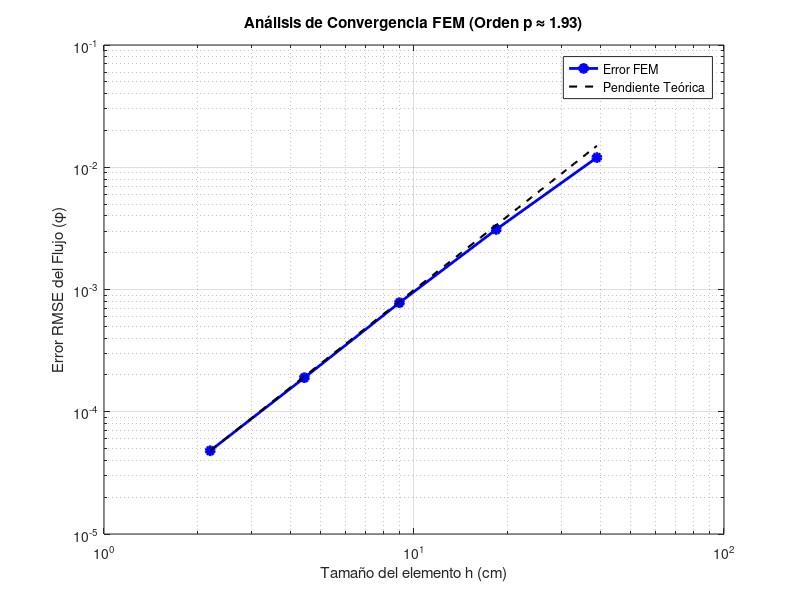

Recreate this plot in MATLAB. (Note: this script raises an error after producing the figure.)
%% 1. GRÁFICO DE CONVERGENCIA LOG-LOG (Ejemplo conceptual)
% Para esto, asume que has corrido tu FEM para distintas mallas y 
% has guardado los resultados en estos vectores:

N_dof_list = [10, 20, 40, 80, 160]; % Número de nodos/grados de libertad
L_reactor = 350; % Longitud total del reactor en cm
h_vals = L_reactor ./ (N_dof_list - 1); % Tamaño característico del elemento

% Supongamos que estos son los RMSE que obtuviste del Modo 1 para cada malla
rmse_vals = [1.2e-2, 3.1e-3, 7.8e-4, 1.9e-4, 4.8e-5]; 

% Calcular el orden de convergencia (pendiente de la recta log-log)
p_fit = polyfit(log(h_vals), log(rmse_vals), 1);
orden_p = p_fit(1);

figure('Name', 'Convergencia Espacial');
loglog(h_vals, rmse_vals, 'b-o', 'LineWidth', 2, 'MarkerFaceColor', 'b');
grid on;
xlabel('Tamaño del elemento h (cm)');
ylabel('Error RMSE del Flujo (\phi)');
title(sprintf('Análisis de Convergencia FEM (Orden p \\approx %.2f)', orden_p));

% Añadir una línea de referencia teórica (O(h^2))
hold on;
h_ref = linspace(min(h_vals), max(h_vals), 50);
error_ref = (rmse_vals(end)/h_vals(end)^2) * h_ref.^2; % Ajuste visual
loglog(h_ref, error_ref, 'k--', 'LineWidth', 1.5, 'DisplayName', 'Referencia O(h^2)');
legend('Error FEM', 'Pendiente Teórica', 'Location', 'best');


%% 2. DISTRIBUCIÓN ESPACIAL DEL ERROR (Caso 1G Heterogéneo - Modo 1)
% Asume que ya ejecutaste tu bucle y tienes phi_analitico_nodos y phi_numerico
modo_plot = 1; % Analizamos el modo fundamental

% Usamos la normalización que ya tienes en tu código
phi_ana_norm = phi_analitico_het{modo_plot}; 
phi_num_norm = problema.phi_inc(:, modo_plot) / max(abs(problema.phi_inc(:, modo_plot)));

% Interpolar la analítica fina a los nodos de la malla numérica
phi_ana_interp = interp1(linspace(0, L, 1000)', phi_ana_norm, x_nodos_het, 'linear', 'extrap');

% Calcular el error absoluto local
error_espacial = abs(phi_num_norm - phi_ana_interp);

figure('Name', 'Error Espacial Heterogéneo');
plot(x_nodos_het, error_espacial, 'r-', 'LineWidth', 2);
hold on; grid on;

% Marcar las interfaces físicas
xline(a, 'k--', 'LineWidth', 1.5, 'DisplayName', 'Interfaz Reflector-Núcleo');
xline(b, 'k--', 'LineWidth', 1.5, 'DisplayName', 'Interfaz Núcleo-Reflector');

xlabel('x (cm)');
ylabel('| \phi_{FEM}(x) - \phi_{Ana}(x) |');
title(sprintf('Distribución del Error Absoluto Local (Modo %d)', modo_plot));
legend('Location', 'best');

%% 3. RATIO DE FLUJOS (Solo aplicable si tienes resultados 2G)
% Asumiendo que tienes phi_numerico_g1 (Rápido) y phi_numerico_g2 (Térmico)
% y que la malla tiene interfaces en x=a y x=b

% Simulación de variables (Reemplaza con tus variables reales de 2G)
% phi_numerico_g1 = problema.phi_inc(1:M_nodos, 1);
% phi_numerico_g2 = problema.phi_inc(M_nodos+1:end, 1);

% Ratio de flujo: Térmico / Rápido
% Añadimos eps para evitar división por cero en los bordes
ratio_espectro = phi_numerico_g2 ./ (phi_numerico_g1 + eps);

figure('Name', 'Espectro Neutrónico');
plot(x_nodos_het, ratio_espectro, 'g-', 'LineWidth', 2);
hold on; grid on;

% Marcar interfaces
xline(a, 'k--', 'LineWidth', 1.5);
xline(b, 'k--', 'LineWidth', 1.5);

xlabel('x (cm)');
ylabel('Ratio de Flujo (\phi_{termico} / \phi_{rapido})');
title('Evolución Espacial del Espectro Neutrónico');

%% 4. BARRIDO DEL DETERMINANTE PARA HALLAR MODOS (1G Heterogéneo)
% Rango de k_eff a explorar (de 0.1 a 1.5)
k_test = linspace(0.1, 1.5, 500);
det_vals = zeros(size(k_test));

for i = 1:length(k_test)
    k_t = k_test(i);
    
    % Evitar valores complejos si k_t es muy pequeño en el núcleo
    if (nu_sigma_f2/k_t - sigma_a2) < 0
        det_vals(i) = NaN;
        continue;
    end
    
    k1 = sqrt(sigma_a1 / D1);
    k2 = sqrt((nu_sigma_f2/k_t - sigma_a2) / D2);
    
    % Matriz de condiciones (tu mismo código, simplificado)
    M11 = sinh(k1*a); M12 = -sin(k2*a); M13 = -cos(k2*a); M14 = 0;
    M21 = D1*k1*cosh(k1*a); M22 = -D2*k2*cos(k2*a); M23 = D2*k2*sin(k2*a); M24 = 0;
    M31 = 0; M32 = sin(k2*b); M33 = cos(k2*b); M34 = -sinh(k1*(L-b));
    M41 = 0; M42 = D2*k2*cos(k2*b); M43 = -D2*k2*sin(k2*b); M44 = D1*k1*cosh(k1*(L-b));
    
    Matriz = [M11 M12 M13 M14; M21 M22 M23 M24; M31 M32 M33 M34; M41 M42 M43 M44];
    
    % Guardamos el determinante (escala logarítmica para visualizar mejor si es enorme)
    det_vals(i) = det(Matriz);
end

figure('Name', 'Búsqueda de Modos');
plot(k_test, det_vals, 'b-', 'LineWidth', 1.5);
hold on; grid on;
yline(0, 'r-', 'LineWidth', 1.5); % Línea del cero

% Marcar los k_eff numéricos que ya encontraste
for m_i = 1:m
    xline(k_eff_numerico_1g_het(m_i), 'g--', 'LineWidth', 1.5, ...
          'DisplayName', sprintf('Modo %d FEM', m_i));
end

xlabel('k_{eff} de prueba');
ylabel('Valor del Determinante');
title('Búsqueda Analítica de Autovalores (Ceros del Determinante)');
ylim([-max(abs(det_vals(~isnan(det_vals))))/10, max(abs(det_vals(~isnan(det_vals))))/10]); % Acotar el eje Y


%% 1. Gráfica: Barrido del Determinante (Búsqueda de Autovalores)
% Requiere: 
% - 'k_vec': vector de valores de k_eff probados (e.g. linspace(0.1, 1.5, 500))
% - 'det_vals': vector con el valor del determinante para cada 'k_vec'
% - 'problema.keff': autovalor(es) encontrado(s) por el método

% --- Configuración de Gráfica ---
figure('Name', 'Barrido del Determinante', 'Position', [100, 100, 700, 450]);
hold on; grid on; box on;

% Graficar la curva del determinante
% Usamos log o limitamos los ejes porque estas funciones suelen explotar exponencialmente
plot(k_vec, det_vals, 'k-', 'LineWidth', 1.5, 'DisplayName', '$\det(M(k_{eff}))$');

% Línea base de referencia en Y=0
yline(0, 'r--', 'LineWidth', 1.2, 'DisplayName', 'Cero ($y=0$)');

% Marcar las raíces halladas
if isfield(problema, 'keff')
    % Se asume que en keff el determinante es 0
    plot(problema.keff, zeros(size(problema.keff)), 'bo', 'MarkerSize', 8, ...
        'MarkerFaceColor', 'b', 'DisplayName', 'Autovalores $k_{eff}$');
end

% Acotación CLAVE del eje Y: evitamos que las colas exponenciales oculten las raíces.
% Calculamos un umbral basado en el rango intercuartílico u orden de magnitud
rango_y = prctile(abs(det_vals), 85); % Ajusta este percentil (ej. 80-95) si no cruza bien
ylim([-rango_y, rango_y]); 
xlim([min(k_vec), max(k_vec)]);

% Etiquetas con LaTeX
xlabel('Valores de prueba de $k_{eff}$', 'Interpreter', 'latex', 'FontSize', 14);
ylabel('Determinante de condiciones de contorno', 'Interpreter', 'latex', 'FontSize', 14);
title('\textbf{Aproximación de Autovalores: Barrido del Determinante}', 'Interpreter', 'latex', 'FontSize', 15);
legend('Location', 'best', 'Interpreter', 'latex', 'FontSize', 12);

hold off;


%% 2. Gráfica: Convergencia de Malla Log-Log
% Requiere:
% - 'h_vals': vector con los tamaños de malla (L / x_nodos) de las pruebas
% - 'error_vals': vector con la norma del error (e.g. norma L2 o RMSE)

% --- Configuración de Gráfica ---
figure('Name', 'Analisis de Convergencia', 'Position', [150, 150, 700, 450]);
hold on; grid on; box on; 
set(gca, 'XScale', 'log', 'YScale', 'log'); % Configuración Log-Log directa

% 1. Ajuste lineal Log-Log para encontrar pendiente (p) y constante (C)
% log(E) = p*log(h) + log(C)
fit_params = polyfit(log(h_vals), log(error_vals), 1);
pendiente_p = fit_params(1); 
C_fit = exp(fit_params(2));

% 2. Generar recta teórica de referencia (Asumiendo O(h^2) típico de FEM lineal)
p_teorico = 2; % Cambia a 3 si usas polinomios de base cuadráticos
% Para que se dibuje paralela y cercana sin estorbar los datos principales:
C_teorico = error_vals(1) / (h_vals(1)^p_teorico) * 0.8; 
error_teorico = C_teorico * h_vals.^p_teorico;

% Trazados
loglog(h_vals, error_vals, 's-', 'Color', [0, 0.447, 0.741], 'LineWidth', 2, ...
    'MarkerSize', 8, 'MarkerFaceColor', [0, 0.447, 0.741], ...
    'DisplayName', 'Error Calculado $||\phi_h - \phi_{an}||$');

loglog(h_vals, error_teorico, 'k--', 'LineWidth', 1.5, ...
    'DisplayName', sprintf('Referencia Teórica $\\mathcal{O}(h^{%d})$', p_teorico));

% Estética y Etiquetas
xlabel('Tama\~no característico del elemento $h$ (cm)', 'Interpreter', 'latex', 'FontSize', 14);
ylabel('Error RMS', 'Interpreter', 'latex', 'FontSize', 14);
% Insertamos orden calculado en el propio título
title(sprintf('\\textbf{Convergencia Espacial: Orden Calculado} $\\mathbf{p \\approx %.2f}$', pendiente_p), ...
      'Interpreter', 'latex', 'FontSize', 15);
legend('Location', 'best', 'Interpreter', 'latex', 'FontSize', 12);
xlim([min(h_vals)*0.7, max(h_vals)*1.4]); % Márgenes extra para que luzca bien en log

hold off;


%% 3. Gráfica: Error Espacial (FEM vs Analítica)
% Requiere:
% - 'malla.x_nodos': Vector espacial (posiciones)
% - 'phi_FEM': Flujo escalar resuelto
% - 'phi_analitico': Flujo puramente analítico en los mismos nodos
% - 'malla.L': Longitud total
% - 'pos_interfaces': (Opcional) Array con las coordenadas x donde cambia el material 
%                     e.g. pos_interfaces = [30, 60];

error_local = abs(phi_FEM - phi_analitico);

% --- Configuración de Gráfica ---
figure('Name', 'Error Espacial', 'Position', [200, 200, 750, 400]);
hold on; grid on; box on;

% Gráfica principal del error 
plot(malla.x_nodos, error_local, '-', 'Color', [0.850, 0.325, 0.098], ...
     'LineWidth', 1.5, 'DisplayName', '$|\phi_{FEM}(x) - \phi_{an}(x)|$');

% Representar interfaces de materiales (Líneas verticales)
if exist('pos_interfaces', 'var') && ~isempty(pos_interfaces)
    y_limits = ylim; % Coger límites para cubrir todo el alto
    for idx_i = 1:length(pos_interfaces)
        % Truco: Solo añadir a la leyenda la primera línea para que no se duplique
        if idx_i == 1
            plot([pos_interfaces(idx_i), pos_interfaces(idx_i)], y_limits, 'k-.', ...
                 'LineWidth', 1.2, 'DisplayName', 'Interfase de Material');
        else
            plot([pos_interfaces(idx_i), pos_interfaces(idx_i)], y_limits, 'k-.', ...
                 'LineWidth', 1.2, 'HandleVisibility', 'off');
        end
    end
end

% Ajuste de visor
xlim([0, malla.L]);
ylim([0, max(error_local)*1.1]); % Dejar en 0 como mínimo ya que es valor absoluto

% Textos
xlabel('Coordenada espacial $x$ (cm)', 'Interpreter', 'latex', 'FontSize', 14);
ylabel('Error Local Absoluto', 'Interpreter', 'latex', 'FontSize', 14);
title('\textbf{Distribución Espacial del Error de Aproximación}', 'Interpreter', 'latex', 'FontSize', 15);
legend('Location', 'northeast', 'Interpreter', 'latex', 'FontSize', 12);

hold off;


%% 4. Gráfica: Espectro Neutrónico (Solo 2 Grupos)
% Requiere:
% - 'malla.x_nodos': Vector espacial
% - 'phi_g1_FEM': Flujo rápido
% - 'phi_g2_FEM': Flujo térmico
% - 'pos_interfaces': Vector con fronteras del núcleo (e.g. fronteras del combustible)

% Calculamos ratio evitando divisiones por ceros exactos con (eps)
ratio_espectro = phi_g2_FEM ./ (phi_g1_FEM + eps);

% --- Configuración de Gráfica ---
figure('Name', 'Espectro Neutronico', 'Position', [250, 250, 750, 400]);
hold on; grid on; box on;

y_lims = [0, max(ratio_espectro) * 1.1];

% Sombrear la región del Núcleo Combustible (asumimos que la pos_interfaces las delimitan)
% Esto requiere un array "pos_interfaces = [inicio_nucleo, fin_nucleo]"
if exist('pos_interfaces', 'var') && length(pos_interfaces) >= 2
    % patch crea una región rectangular sombreada en el fondo
    patch([pos_interfaces(1), pos_interfaces(2), pos_interfaces(2), pos_interfaces(1)], ...
          [y_lims(1), y_lims(1), y_lims(2), y_lims(2)], ...
          [0.9, 0.9, 0.9], 'EdgeColor', 'none', 'FaceAlpha', 0.6, ...
          'DisplayName', 'Zonas: Reflector / Núcleo / Reflector'); 
end

% Curva de termalización
plot(malla.x_nodos, ratio_espectro, '-', 'Color', [0.494, 0.184, 0.556], 'LineWidth', 2, ...
     'DisplayName', 'Ratio $\phi_{1,term}/\phi_{2,rap}$');

% Líneas de interfaz
if exist('pos_interfaces', 'var') && ~isempty(pos_interfaces)
    for idx_i = 1:length(pos_interfaces)
        plot([pos_interfaces(idx_i), pos_interfaces(idx_i)], y_lims, 'k--', ...
             'LineWidth', 1, 'HandleVisibility', 'off');
    end
end

% Ajuste de visor
xlim([0, malla.L]);
ylim(y_lims);

xlabel('Coordenada espacial $x$ (cm)', 'Interpreter', 'latex', 'FontSize', 14);
ylabel('Cociente $\phi_2(x) / \phi_1(x)$', 'Interpreter', 'latex', 'FontSize', 14);
title('\textbf{Espectro Neutrónico Espacial: Termalización en el Reflector}', 'Interpreter', 'latex', 'FontSize', 15);
legend('Location', 'northeast', 'Interpreter', 'latex', 'FontSize', 12);

hold off;
